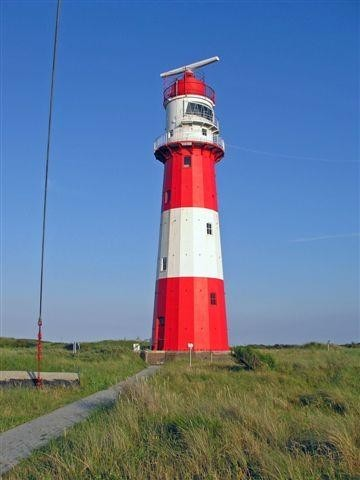
%> input picture lh.jpg, 360 x 480 px
$ octave Run_Length_Encoding.m   (GNU Octave 9; MATLAB toolbox functions it lacks are replaced by stand-ins)
%> lines starting %> are read from the running program, lines starting %| are printed output that depends on the picture; in (x1, y1, x2, y2) boxes, pixels count from 0 and x2, y2 are one past the last pixel; in counts of white or black regions, pixels touching at a corner belong together; the program's own positions count from 1
% Matlab code for Image Compression Using Run Length Encoding
clc;
clear;
close all;

% Set Quantization Parameter
quantizedvalue=10;

% Read Input Image
I=imread('lh.jpg');
%> I is the input picture: size 480x360x3 uint8; mean R, G, B 101.2, 120.7, 149.1
[row, col, p]=size(I);
%> row = 480; col = 360; p = 3

% Wavelet Decomposition
[LL, LH, HL, HH] = dwt2(I,'haar'); % Single-level discrete 2-D wavelet transform.
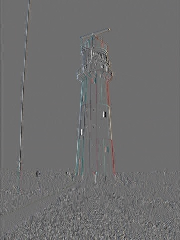
%> HL: size 240x180x3 double; mean R, G, B 0.1, -0.1, 0.1; drawn with min black and max white
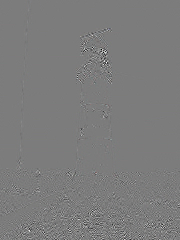
%> HH: size 240x180x3 double; mean R, G, B 0, 0, 0; drawn with min black and max white
WaveletDecomposeImage = [LL,LH;HL,HH];
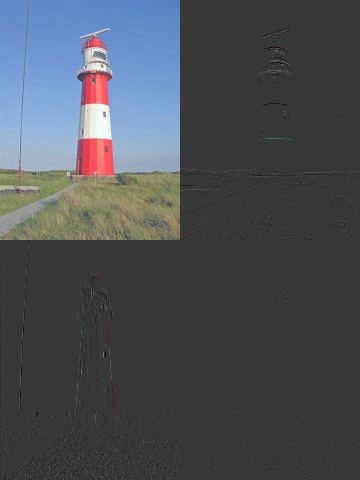
%> WaveletDecomposeImage: size 480x360x3 double; mean R, G, B 50.6, 60.3, 74.6; drawn with min black and max white
WaveletDecomposeImage1 = [LH,HL,HH];
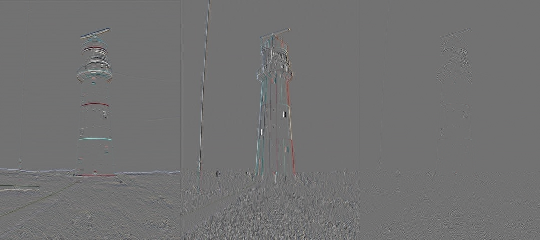
%> WaveletDecomposeImage1: size 240x540x3 double; mean R, G, B 0, 0, 0.1; drawn with min black and max white
imshow(WaveletDecomposeImage1,[]);
title("Decomposed Images");
figure();

% Uniform quantization
QuantizedImage= WaveletDecomposeImage/quantizedvalue;
QuantizedImage= round(QuantizedImage);

% Convert the two dimensional image to a one dimensional Array using ZigZag scanning
ImageArray=toZigzag(QuantizedImage);
%> the loop in toZigzag, `for i=1:n` made 480 passes
%> (C, d) on pass 1: (10, 10)
%> C on passes 2 to 3: [10 10; 10 10], [10 10 10; 10 10 10; 10 10 10]
%> the loop in toZigzag, `for i=2:n` made 479 passes
%> pass 1, in toZigzag, `C=A(i:n,i:n);`:
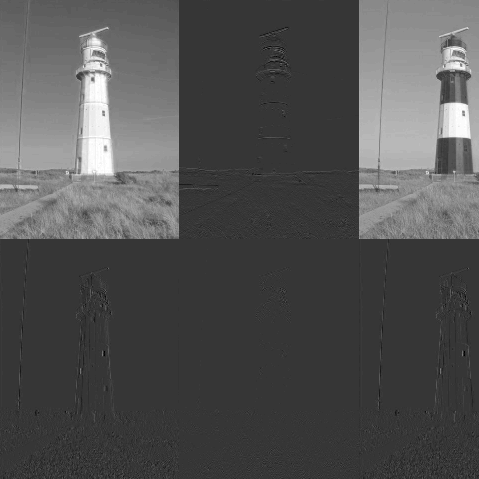
%> C: size 479x479 double; min -14, max 51, mean 6.8; drawn with min black and max white
%> after the loop in toZigzag, `for i=2:n`: w = 0

imshow(I);
title('Original image');
figure();

level=graythresh(I);
%> level = 0.533
bw=im2bw(I,level); % Convert image to binary image by thresholding
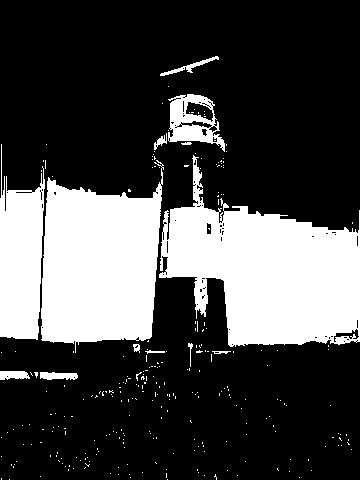
%> bw: size 480x360 logical; 27.6% white; 282 white regions (269 under 20 px), largest, box (x1, y1, x2, y2) and area: (159, 155, 360, 347) 21431, (41, 160, 164, 353) 16965, (0, 144, 45, 340) 6198
a=bw';
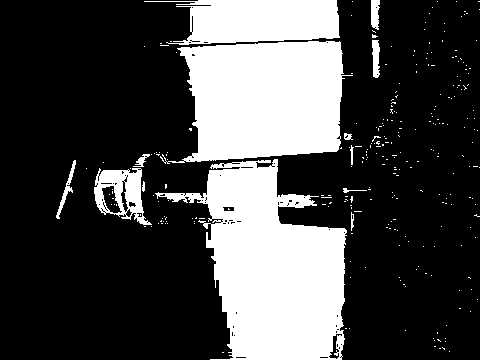
%> a: size 360x480 logical; 27.6% white; 282 white regions (269 under 20 px), largest, box (x1, y1, x2, y2) and area: (155, 159, 347, 360) 21431, (160, 41, 353, 164) 16965, (144, 0, 340, 45) 6198
a=a(:);
%> a = 172800 logical values, 47733 true
a=a';
a=double(a);
rle(1)=a(1);
m=2;
rle(m)=1;

for i=1:length(a)-1
    if a(i)==a(i+1)
        rle(m)=rle(m)+1;
    else
        m=m+1; rle(m)=1;        %Dynamic allocation and initialization of next element of rle
    end
end
%> after the loop, m = 3578; rle = 3578 values, max 20375 at index 2, min 0 at index 1, mean 48.3
%display(rle);

imwrite(bw,'Output.jpg');
imshow(bw);
title("Output Image");

%The program will return RUN LENGTH ENCODED (row)martix
function d=toZigzag(A)
 d=[];
    n=length(A);
    w=1;
    for i=1:n
      C=A(1:i,1:i);
      if w==1
        d=[d diag(flipud(C))'];
        w=0;
      else
        d=[d diag(flipud(C'))'];
        w=1;
      end
    end
    for i=2:n
      C=A(i:n,i:n);
      if w==1
        d=[d diag(flipud(C))'];
        w=0;
      else
        d=[d diag(flipud(C'))'];
        w=1;
      end
    end
end
